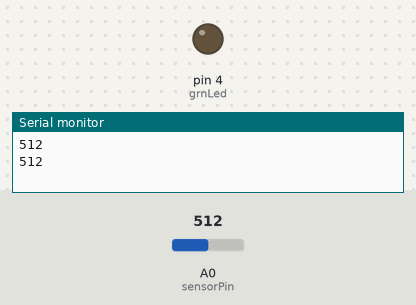
The sketch below on a simulated Arduino Uno, built with avr-gcc and run on an emulated ATmega328P. On the bench: output pins drawn as LEDs (lit = HIGH), the last lines printed to the serial monitor. The test bench sets the inputs (shaded band); at power-on: A0 (sensorPin) = 512.

Above: at 2.2 s.
2.3 s: A0 (sensorPin) set to 486
At 2.58 s:
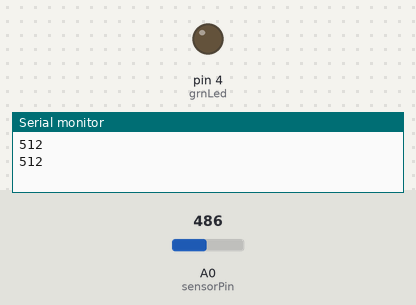
5.8 s: A0 (sensorPin) set to 510
At 6.44 s:
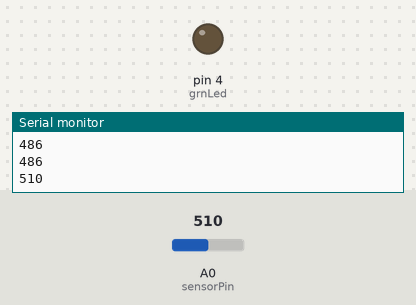
Timing chart, 0 to 15.3 s (numbered marks = the images above; inputs shaded):
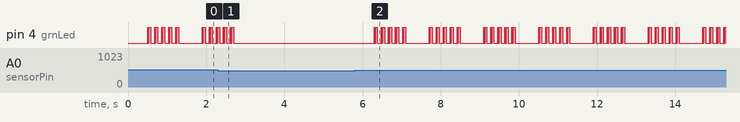

The sketch:

risingEdge__4_photoCell_beforeCode.ino
```cpp
/*
   Capture the rising edge of an event. Want the event to happen once
   not repeatedly
   Also called Edge Detection

*/
int sensorPin = A0;
int sensorValue;
int lastSensorValue; // to hold the old value
int grnLed = 4;
int threshold = 500;


void setup() {
  Serial.begin(9600);
  pinMode(grnLed, OUTPUT);


}

void loop() {
  sensorValue = analogRead(sensorPin);
  Serial.println(sensorValue);
  delay(500);

  if (sensorValue > threshold) {  // if we are above the threshold

      blinky(); // do our task

  }


}


void blinky() {
  for (int i = 0; i < 5; i++) {
    digitalWrite(grnLed, HIGH);
    delay(10);
    digitalWrite(grnLed, LOW);
    delay(20);
    digitalWrite(grnLed, HIGH);
    delay(50);
    digitalWrite(grnLed, LOW);
    delay(100);

  }
}
```

Measured:
- after the input at 2.3 s, pin 4 (grnLed): goes on until 2.7 s, then stays LOW
- after the input at 5.8 s, pin 4 (grnLed): LOW → HIGH after 0.50 s, then repeats every 1.4 s: LOW 0.02 s, HIGH 0.05 s, LOW 0.10 s, HIGH 0.01 s, LOW 0.02 s, HIGH 0.05 s, LOW 0.10 s, HIGH 0.01 s, LOW 0.02 s, HIGH 0.05 s, LOW 0.10 s, HIGH 0.01 s, LOW 0.02 s, HIGH 0.05 s, LOW 0.10 s, HIGH 0.01 s, LOW 0.02 s, HIGH 0.05 s, LOW 0.60 s, HIGH 0.01 s
